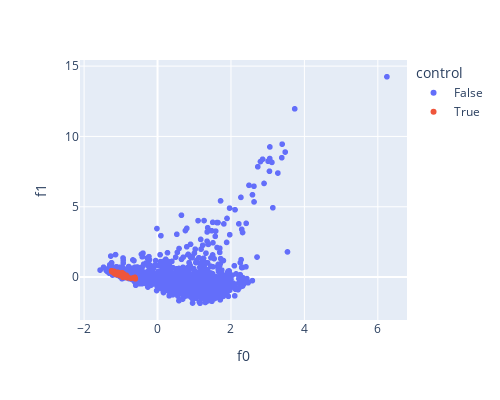
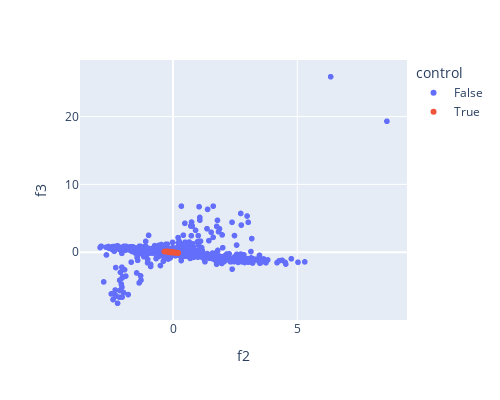
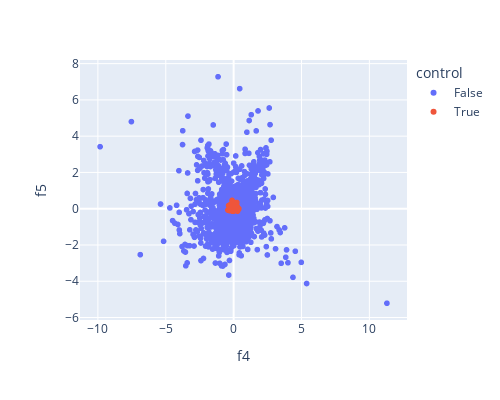

Notebook cell for these charts, in order:
### Markdown cell above
### Here is the visualiztion of feature vectors

### Code cell
fig=px.scatter(df_to_be_shown,x='f0',y='f1',color='control',width=500, height=400)
fig.show()
fig=px.scatter(df_to_be_shown,x='f2',y='f3',color='control',width=500, height=400)
fig.show()
fig=px.scatter(df_to_be_shown,x='f4',y='f5',color='control',width=500, height=400)
fig.show()
